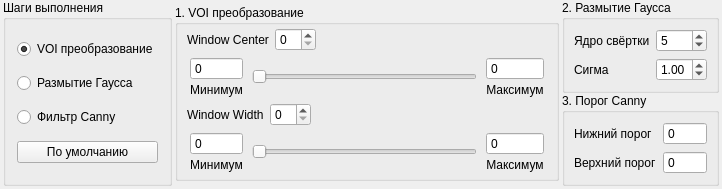
<?xml version="1.0" encoding="UTF-8"?>
<ui version="4.0">
 <class>CannySettings</class>
 <widget class="QWidget" name="CannySettings">
  <property name="geometry">
   <rect>
    <x>0</x>
    <y>0</y>
    <width>722</width>
    <height>167</height>
   </rect>
  </property>
  <property name="sizePolicy">
   <sizepolicy hsizetype="Preferred" vsizetype="Preferred">
    <horstretch>0</horstretch>
    <verstretch>0</verstretch>
   </sizepolicy>
  </property>
  <property name="maximumSize">
   <size>
    <width>16777215</width>
    <height>16666666</height>
   </size>
  </property>
  <property name="windowTitle">
   <string>CannySettings</string>
  </property>
  <layout class="QHBoxLayout" name="horizontalLayout_8">
   <property name="spacing">
    <number>3</number>
   </property>
   <property name="leftMargin">
    <number>3</number>
   </property>
   <property name="topMargin">
    <number>0</number>
   </property>
   <property name="rightMargin">
    <number>3</number>
   </property>
   <property name="bottomMargin">
    <number>3</number>
   </property>
   <item>
    <widget class="QGroupBox" name="groupBox_4">
     <property name="title">
      <string>Шаги выполнения</string>
     </property>
     <layout class="QVBoxLayout" name="verticalLayout_2">
      <item>
       <widget class="QRadioButton" name="radioVoi">
        <property name="text">
         <string>VOI преобразование</string>
        </property>
        <property name="checked">
         <bool>true</bool>
        </property>
       </widget>
      </item>
      <item>
       <widget class="QRadioButton" name="radioGauss">
        <property name="text">
         <string>Размытие Гаусса</string>
        </property>
       </widget>
      </item>
      <item>
       <widget class="QRadioButton" name="radioCanny">
        <property name="text">
         <string>Фильтр Canny</string>
        </property>
        <property name="checked">
         <bool>false</bool>
        </property>
       </widget>
      </item>
      <item>
       <widget class="QPushButton" name="defaultButton">
        <property name="text">
         <string>По умолчанию</string>
        </property>
       </widget>
      </item>
     </layout>
    </widget>
   </item>
   <item>
    <widget class="QGroupBox" name="groupBox">
     <property name="sizePolicy">
      <sizepolicy hsizetype="MinimumExpanding" vsizetype="Fixed">
       <horstretch>0</horstretch>
       <verstretch>0</verstretch>
      </sizepolicy>
     </property>
     <property name="title">
      <string>1. VOI преобразование</string>
     </property>
     <property name="flat">
      <bool>false</bool>
     </property>
     <property name="checkable">
      <bool>false</bool>
     </property>
     <layout class="QHBoxLayout" name="horizontalLayout_7">
      <property name="spacing">
       <number>3</number>
      </property>
      <property name="sizeConstraint">
       <enum>QLayout::SetDefaultConstraint</enum>
      </property>
      <property name="leftMargin">
       <number>3</number>
      </property>
      <property name="topMargin">
       <number>3</number>
      </property>
      <property name="rightMargin">
       <number>3</number>
      </property>
      <property name="bottomMargin">
       <number>3</number>
      </property>
      <item>
       <layout class="QVBoxLayout" name="verticalLayout_7">
        <property name="spacing">
         <number>3</number>
        </property>
        <property name="sizeConstraint">
         <enum>QLayout::SetFixedSize</enum>
        </property>
        <item>
         <layout class="QHBoxLayout" name="horizontalLayout_5">
          <property name="spacing">
           <number>6</number>
          </property>
          <property name="leftMargin">
           <number>6</number>
          </property>
          <property name="topMargin">
           <number>0</number>
          </property>
          <property name="rightMargin">
           <number>6</number>
          </property>
          <property name="bottomMargin">
           <number>0</number>
          </property>
          <item>
           <widget class="QLabel" name="label">
            <property name="sizePolicy">
             <sizepolicy hsizetype="Preferred" vsizetype="Preferred">
              <horstretch>0</horstretch>
              <verstretch>0</verstretch>
             </sizepolicy>
            </property>
            <property name="text">
             <string>Window Center</string>
            </property>
           </widget>
          </item>
          <item>
           <widget class="QSpinBox" name="centerVal">
            <property name="sizePolicy">
             <sizepolicy hsizetype="Fixed" vsizetype="Preferred">
              <horstretch>0</horstretch>
              <verstretch>0</verstretch>
             </sizepolicy>
            </property>
            <property name="accelerated">
             <bool>true</bool>
            </property>
            <property name="minimum">
             <number>0</number>
            </property>
            <property name="singleStep">
             <number>1</number>
            </property>
            <property name="stepType">
             <enum>QAbstractSpinBox::DefaultStepType</enum>
            </property>
           </widget>
          </item>
          <item>
           <spacer name="horizontalSpacer">
            <property name="sizePolicy">
             <sizepolicy hsizetype="MinimumExpanding" vsizetype="Minimum">
              <horstretch>0</horstretch>
              <verstretch>0</verstretch>
             </sizepolicy>
            </property>
            <property name="orientation">
             <enum>Qt::Horizontal</enum>
            </property>
            <property name="sizeType">
             <enum>QSizePolicy::MinimumExpanding</enum>
            </property>
            <property name="sizeHint" stdset="0">
             <size>
              <width>40</width>
              <height>20</height>
             </size>
            </property>
           </spacer>
          </item>
         </layout>
        </item>
        <item>
         <layout class="QHBoxLayout" name="horizontalLayout">
          <property name="spacing">
           <number>6</number>
          </property>
          <property name="sizeConstraint">
           <enum>QLayout::SetDefaultConstraint</enum>
          </property>
          <property name="leftMargin">
           <number>6</number>
          </property>
          <property name="topMargin">
           <number>0</number>
          </property>
          <property name="rightMargin">
           <number>6</number>
          </property>
          <property name="bottomMargin">
           <number>0</number>
          </property>
          <item>
           <layout class="QVBoxLayout" name="verticalLayout">
            <property name="spacing">
             <number>3</number>
            </property>
            <property name="sizeConstraint">
             <enum>QLayout::SetMinimumSize</enum>
            </property>
            <property name="leftMargin">
             <number>3</number>
            </property>
            <property name="topMargin">
             <number>3</number>
            </property>
            <property name="rightMargin">
             <number>3</number>
            </property>
            <property name="bottomMargin">
             <number>3</number>
            </property>
            <item>
             <widget class="QSpinBox" name="centerMin">
              <property name="sizePolicy">
               <sizepolicy hsizetype="Minimum" vsizetype="Preferred">
                <horstretch>0</horstretch>
                <verstretch>0</verstretch>
               </sizepolicy>
              </property>
              <property name="buttonSymbols">
               <enum>QAbstractSpinBox::NoButtons</enum>
              </property>
              <property name="minimum">
               <number>-65535</number>
              </property>
              <property name="maximum">
               <number>65536</number>
              </property>
             </widget>
            </item>
            <item>
             <widget class="QLabel" name="label_7">
              <property name="sizePolicy">
               <sizepolicy hsizetype="Fixed" vsizetype="Preferred">
                <horstretch>0</horstretch>
                <verstretch>0</verstretch>
               </sizepolicy>
              </property>
              <property name="text">
               <string>Минимум</string>
              </property>
              <property name="alignment">
               <set>Qt::AlignCenter</set>
              </property>
             </widget>
            </item>
           </layout>
          </item>
          <item>
           <widget class="QSlider" name="centerSlider">
            <property name="sizePolicy">
             <sizepolicy hsizetype="MinimumExpanding" vsizetype="Fixed">
              <horstretch>0</horstretch>
              <verstretch>0</verstretch>
             </sizepolicy>
            </property>
            <property name="orientation">
             <enum>Qt::Horizontal</enum>
            </property>
           </widget>
          </item>
          <item>
           <layout class="QVBoxLayout" name="verticalLayout_4">
            <property name="spacing">
             <number>3</number>
            </property>
            <property name="sizeConstraint">
             <enum>QLayout::SetMinimumSize</enum>
            </property>
            <property name="leftMargin">
             <number>3</number>
            </property>
            <property name="topMargin">
             <number>3</number>
            </property>
            <property name="rightMargin">
             <number>3</number>
            </property>
            <property name="bottomMargin">
             <number>3</number>
            </property>
            <item>
             <widget class="QSpinBox" name="centerMax">
              <property name="sizePolicy">
               <sizepolicy hsizetype="Minimum" vsizetype="Preferred">
                <horstretch>0</horstretch>
                <verstretch>0</verstretch>
               </sizepolicy>
              </property>
              <property name="buttonSymbols">
               <enum>QAbstractSpinBox::NoButtons</enum>
              </property>
              <property name="minimum">
               <number>-65535</number>
              </property>
              <property name="maximum">
               <number>65536</number>
              </property>
             </widget>
            </item>
            <item>
             <widget class="QLabel" name="label_8">
              <property name="sizePolicy">
               <sizepolicy hsizetype="Fixed" vsizetype="Preferred">
                <horstretch>0</horstretch>
                <verstretch>0</verstretch>
               </sizepolicy>
              </property>
              <property name="text">
               <string>Максимум</string>
              </property>
              <property name="alignment">
               <set>Qt::AlignCenter</set>
              </property>
             </widget>
            </item>
           </layout>
          </item>
         </layout>
        </item>
        <item>
         <layout class="QHBoxLayout" name="horizontalLayout_6">
          <property name="leftMargin">
           <number>6</number>
          </property>
          <property name="rightMargin">
           <number>6</number>
          </property>
          <item>
           <widget class="QLabel" name="label_2">
            <property name="sizePolicy">
             <sizepolicy hsizetype="Preferred" vsizetype="Preferred">
              <horstretch>0</horstretch>
              <verstretch>0</verstretch>
             </sizepolicy>
            </property>
            <property name="text">
             <string>Window Width</string>
            </property>
           </widget>
          </item>
          <item>
           <widget class="QSpinBox" name="widthVal">
            <property name="sizePolicy">
             <sizepolicy hsizetype="Minimum" vsizetype="Maximum">
              <horstretch>0</horstretch>
              <verstretch>0</verstretch>
             </sizepolicy>
            </property>
            <property name="accelerated">
             <bool>true</bool>
            </property>
            <property name="stepType">
             <enum>QAbstractSpinBox::DefaultStepType</enum>
            </property>
           </widget>
          </item>
          <item>
           <spacer name="horizontalSpacer_2">
            <property name="sizePolicy">
             <sizepolicy hsizetype="MinimumExpanding" vsizetype="Minimum">
              <horstretch>0</horstretch>
              <verstretch>0</verstretch>
             </sizepolicy>
            </property>
            <property name="orientation">
             <enum>Qt::Horizontal</enum>
            </property>
            <property name="sizeType">
             <enum>QSizePolicy::MinimumExpanding</enum>
            </property>
            <property name="sizeHint" stdset="0">
             <size>
              <width>40</width>
              <height>20</height>
             </size>
            </property>
           </spacer>
          </item>
         </layout>
        </item>
        <item>
         <layout class="QHBoxLayout" name="horizontalLayout_4">
          <property name="spacing">
           <number>6</number>
          </property>
          <property name="sizeConstraint">
           <enum>QLayout::SetDefaultConstraint</enum>
          </property>
          <property name="leftMargin">
           <number>6</number>
          </property>
          <property name="topMargin">
           <number>0</number>
          </property>
          <property name="rightMargin">
           <number>6</number>
          </property>
          <property name="bottomMargin">
           <number>0</number>
          </property>
          <item>
           <layout class="QVBoxLayout" name="verticalLayout_5">
            <property name="spacing">
             <number>3</number>
            </property>
            <property name="sizeConstraint">
             <enum>QLayout::SetMinimumSize</enum>
            </property>
            <property name="leftMargin">
             <number>3</number>
            </property>
            <property name="topMargin">
             <number>3</number>
            </property>
            <property name="rightMargin">
             <number>3</number>
            </property>
            <property name="bottomMargin">
             <number>3</number>
            </property>
            <item>
             <widget class="QSpinBox" name="widthMin">
              <property name="sizePolicy">
               <sizepolicy hsizetype="Minimum" vsizetype="Preferred">
                <horstretch>0</horstretch>
                <verstretch>0</verstretch>
               </sizepolicy>
              </property>
              <property name="buttonSymbols">
               <enum>QAbstractSpinBox::NoButtons</enum>
              </property>
              <property name="minimum">
               <number>-65535</number>
              </property>
              <property name="maximum">
               <number>65536</number>
              </property>
             </widget>
            </item>
            <item>
             <widget class="QLabel" name="label_9">
              <property name="sizePolicy">
               <sizepolicy hsizetype="Fixed" vsizetype="Preferred">
                <horstretch>0</horstretch>
                <verstretch>0</verstretch>
               </sizepolicy>
              </property>
              <property name="text">
               <string>Минимум</string>
              </property>
              <property name="alignment">
               <set>Qt::AlignCenter</set>
              </property>
             </widget>
            </item>
           </layout>
          </item>
          <item>
           <widget class="QSlider" name="widthSlider">
            <property name="sizePolicy">
             <sizepolicy hsizetype="MinimumExpanding" vsizetype="Fixed">
              <horstretch>0</horstretch>
              <verstretch>0</verstretch>
             </sizepolicy>
            </property>
            <property name="orientation">
             <enum>Qt::Horizontal</enum>
            </property>
           </widget>
          </item>
          <item>
           <layout class="QVBoxLayout" name="verticalLayout_6">
            <property name="spacing">
             <number>3</number>
            </property>
            <property name="sizeConstraint">
             <enum>QLayout::SetMinimumSize</enum>
            </property>
            <property name="leftMargin">
             <number>3</number>
            </property>
            <property name="topMargin">
             <number>3</number>
            </property>
            <property name="rightMargin">
             <number>3</number>
            </property>
            <property name="bottomMargin">
             <number>3</number>
            </property>
            <item>
             <widget class="QSpinBox" name="widthMax">
              <property name="sizePolicy">
               <sizepolicy hsizetype="Minimum" vsizetype="Preferred">
                <horstretch>0</horstretch>
                <verstretch>0</verstretch>
               </sizepolicy>
              </property>
              <property name="buttonSymbols">
               <enum>QAbstractSpinBox::NoButtons</enum>
              </property>
              <property name="minimum">
               <number>-65535</number>
              </property>
              <property name="maximum">
               <number>65536</number>
              </property>
             </widget>
            </item>
            <item>
             <widget class="QLabel" name="label_10">
              <property name="sizePolicy">
               <sizepolicy hsizetype="Fixed" vsizetype="Preferred">
                <horstretch>0</horstretch>
                <verstretch>0</verstretch>
               </sizepolicy>
              </property>
              <property name="text">
               <string>Максимум</string>
              </property>
              <property name="alignment">
               <set>Qt::AlignCenter</set>
              </property>
             </widget>
            </item>
           </layout>
          </item>
         </layout>
        </item>
       </layout>
      </item>
     </layout>
    </widget>
   </item>
   <item>
    <widget class="QWidget" name="widget" native="true">
     <property name="sizePolicy">
      <sizepolicy hsizetype="Fixed" vsizetype="Preferred">
       <horstretch>0</horstretch>
       <verstretch>0</verstretch>
      </sizepolicy>
     </property>
     <layout class="QVBoxLayout" name="verticalLayout_3">
      <property name="spacing">
       <number>0</number>
      </property>
      <property name="leftMargin">
       <number>0</number>
      </property>
      <property name="topMargin">
       <number>0</number>
      </property>
      <property name="rightMargin">
       <number>0</number>
      </property>
      <property name="bottomMargin">
       <number>0</number>
      </property>
      <item>
       <widget class="QGroupBox" name="groupBox_2">
        <property name="sizePolicy">
         <sizepolicy hsizetype="Preferred" vsizetype="Preferred">
          <horstretch>0</horstretch>
          <verstretch>0</verstretch>
         </sizepolicy>
        </property>
        <property name="title">
         <string>2. Размытие Гаусса</string>
        </property>
        <property name="flat">
         <bool>false</bool>
        </property>
        <property name="checkable">
         <bool>false</bool>
        </property>
        <layout class="QHBoxLayout" name="horizontalLayout_2">
         <property name="spacing">
          <number>3</number>
         </property>
         <property name="sizeConstraint">
          <enum>QLayout::SetDefaultConstraint</enum>
         </property>
         <property name="leftMargin">
          <number>3</number>
         </property>
         <property name="topMargin">
          <number>3</number>
         </property>
         <property name="rightMargin">
          <number>3</number>
         </property>
         <property name="bottomMargin">
          <number>3</number>
         </property>
         <item>
          <layout class="QFormLayout" name="formLayout">
           <property name="sizeConstraint">
            <enum>QLayout::SetDefaultConstraint</enum>
           </property>
           <property name="leftMargin">
            <number>6</number>
           </property>
           <property name="topMargin">
            <number>6</number>
           </property>
           <property name="rightMargin">
            <number>6</number>
           </property>
           <property name="bottomMargin">
            <number>6</number>
           </property>
           <item row="0" column="0">
            <widget class="QLabel" name="label_3">
             <property name="sizePolicy">
              <sizepolicy hsizetype="Preferred" vsizetype="Preferred">
               <horstretch>0</horstretch>
               <verstretch>0</verstretch>
              </sizepolicy>
             </property>
             <property name="text">
              <string>Ядро свёртки</string>
             </property>
            </widget>
           </item>
           <item row="0" column="1">
            <widget class="QSpinBox" name="gaussKernel">
             <property name="sizePolicy">
              <sizepolicy hsizetype="Preferred" vsizetype="Preferred">
               <horstretch>0</horstretch>
               <verstretch>0</verstretch>
              </sizepolicy>
             </property>
             <property name="maximumSize">
              <size>
               <width>16777215</width>
               <height>16777215</height>
              </size>
             </property>
             <property name="minimum">
              <number>1</number>
             </property>
             <property name="maximum">
              <number>15</number>
             </property>
             <property name="singleStep">
              <number>2</number>
             </property>
             <property name="value">
              <number>5</number>
             </property>
            </widget>
           </item>
           <item row="1" column="0">
            <widget class="QLabel" name="label_4">
             <property name="sizePolicy">
              <sizepolicy hsizetype="Preferred" vsizetype="Preferred">
               <horstretch>0</horstretch>
               <verstretch>0</verstretch>
              </sizepolicy>
             </property>
             <property name="text">
              <string>Сигма</string>
             </property>
            </widget>
           </item>
           <item row="1" column="1">
            <widget class="QDoubleSpinBox" name="gaussSigma">
             <property name="sizePolicy">
              <sizepolicy hsizetype="Preferred" vsizetype="Preferred">
               <horstretch>0</horstretch>
               <verstretch>0</verstretch>
              </sizepolicy>
             </property>
             <property name="maximumSize">
              <size>
               <width>16777215</width>
               <height>16777215</height>
              </size>
             </property>
             <property name="maximum">
              <double>5.000000000000000</double>
             </property>
             <property name="singleStep">
              <double>0.050000000000000</double>
             </property>
             <property name="stepType">
              <enum>QAbstractSpinBox::AdaptiveDecimalStepType</enum>
             </property>
             <property name="value">
              <double>1.000000000000000</double>
             </property>
            </widget>
           </item>
          </layout>
         </item>
        </layout>
       </widget>
      </item>
      <item>
       <widget class="QGroupBox" name="groupBox_3">
        <property name="sizePolicy">
         <sizepolicy hsizetype="Preferred" vsizetype="Preferred">
          <horstretch>0</horstretch>
          <verstretch>0</verstretch>
         </sizepolicy>
        </property>
        <property name="title">
         <string>3. Порог Canny</string>
        </property>
        <property name="flat">
         <bool>false</bool>
        </property>
        <property name="checkable">
         <bool>false</bool>
        </property>
        <layout class="QHBoxLayout" name="horizontalLayout_3">
         <property name="spacing">
          <number>3</number>
         </property>
         <property name="sizeConstraint">
          <enum>QLayout::SetDefaultConstraint</enum>
         </property>
         <property name="leftMargin">
          <number>3</number>
         </property>
         <property name="topMargin">
          <number>3</number>
         </property>
         <property name="rightMargin">
          <number>3</number>
         </property>
         <property name="bottomMargin">
          <number>3</number>
         </property>
         <item>
          <layout class="QFormLayout" name="formLayout_2">
           <property name="sizeConstraint">
            <enum>QLayout::SetDefaultConstraint</enum>
           </property>
           <property name="leftMargin">
            <number>6</number>
           </property>
           <property name="topMargin">
            <number>6</number>
           </property>
           <property name="rightMargin">
            <number>6</number>
           </property>
           <property name="bottomMargin">
            <number>6</number>
           </property>
           <item row="0" column="0">
            <widget class="QLabel" name="label_5">
             <property name="sizePolicy">
              <sizepolicy hsizetype="Preferred" vsizetype="Preferred">
               <horstretch>0</horstretch>
               <verstretch>0</verstretch>
              </sizepolicy>
             </property>
             <property name="text">
              <string>Нижний порог</string>
             </property>
            </widget>
           </item>
           <item row="0" column="1">
            <widget class="QSpinBox" name="cannyLow">
             <property name="sizePolicy">
              <sizepolicy hsizetype="Preferred" vsizetype="Preferred">
               <horstretch>0</horstretch>
               <verstretch>0</verstretch>
              </sizepolicy>
             </property>
             <property name="maximumSize">
              <size>
               <width>16777215</width>
               <height>16777215</height>
              </size>
             </property>
             <property name="buttonSymbols">
              <enum>QAbstractSpinBox::NoButtons</enum>
             </property>
             <property name="minimum">
              <number>0</number>
             </property>
             <property name="maximum">
              <number>255</number>
             </property>
            </widget>
           </item>
           <item row="1" column="0">
            <widget class="QLabel" name="label_6">
             <property name="sizePolicy">
              <sizepolicy hsizetype="Preferred" vsizetype="Preferred">
               <horstretch>0</horstretch>
               <verstretch>0</verstretch>
              </sizepolicy>
             </property>
             <property name="text">
              <string>Верхний порог</string>
             </property>
            </widget>
           </item>
           <item row="1" column="1">
            <widget class="QSpinBox" name="cannyHigh">
             <property name="sizePolicy">
              <sizepolicy hsizetype="Preferred" vsizetype="Preferred">
               <horstretch>0</horstretch>
               <verstretch>0</verstretch>
              </sizepolicy>
             </property>
             <property name="maximumSize">
              <size>
               <width>16777215</width>
               <height>16777215</height>
              </size>
             </property>
             <property name="buttonSymbols">
              <enum>QAbstractSpinBox::NoButtons</enum>
             </property>
             <property name="minimum">
              <number>0</number>
             </property>
             <property name="maximum">
              <number>255</number>
             </property>
            </widget>
           </item>
          </layout>
         </item>
        </layout>
       </widget>
      </item>
     </layout>
    </widget>
   </item>
  </layout>
 </widget>
 <layoutdefault spacing="6" margin="11"/>
 <resources/>
 <connections>
  <connection>
   <sender>centerMin</sender>
   <signal>valueChanged(int)</signal>
   <receiver>CannySettings</receiver>
   <slot>setVOICenterMinimum(int)</slot>
   <hints>
    <hint type="sourcelabel">
     <x>60</x>
     <y>66</y>
    </hint>
    <hint type="destinationlabel">
     <x>77</x>
     <y>166</y>
    </hint>
   </hints>
  </connection>
  <connection>
   <sender>centerMax</sender>
   <signal>valueChanged(int)</signal>
   <receiver>CannySettings</receiver>
   <slot>setVOICenterMaximum(int)</slot>
   <hints>
    <hint type="sourcelabel">
     <x>408</x>
     <y>66</y>
    </hint>
    <hint type="destinationlabel">
     <x>546</x>
     <y>166</y>
    </hint>
   </hints>
  </connection>
  <connection>
   <sender>widthMin</sender>
   <signal>valueChanged(int)</signal>
   <receiver>CannySettings</receiver>
   <slot>setVOIWidthMinimum(int)</slot>
   <hints>
    <hint type="sourcelabel">
     <x>60</x>
     <y>138</y>
    </hint>
    <hint type="destinationlabel">
     <x>83</x>
     <y>166</y>
    </hint>
   </hints>
  </connection>
  <connection>
   <sender>widthMax</sender>
   <signal>valueChanged(int)</signal>
   <receiver>CannySettings</receiver>
   <slot>setVOIWidthMaximum(int)</slot>
   <hints>
    <hint type="sourcelabel">
     <x>408</x>
     <y>138</y>
    </hint>
    <hint type="destinationlabel">
     <x>537</x>
     <y>166</y>
    </hint>
   </hints>
  </connection>
  <connection>
   <sender>centerSlider</sender>
   <signal>valueChanged(int)</signal>
   <receiver>centerVal</receiver>
   <slot>setValue(int)</slot>
   <hints>
    <hint type="sourcelabel">
     <x>184</x>
     <y>75</y>
    </hint>
    <hint type="destinationlabel">
     <x>130</x>
     <y>38</y>
    </hint>
   </hints>
  </connection>
  <connection>
   <sender>centerVal</sender>
   <signal>valueChanged(int)</signal>
   <receiver>centerSlider</receiver>
   <slot>setValue(int)</slot>
   <hints>
    <hint type="sourcelabel">
     <x>130</x>
     <y>38</y>
    </hint>
    <hint type="destinationlabel">
     <x>243</x>
     <y>75</y>
    </hint>
   </hints>
  </connection>
  <connection>
   <sender>widthVal</sender>
   <signal>valueChanged(int)</signal>
   <receiver>widthSlider</receiver>
   <slot>setValue(int)</slot>
   <hints>
    <hint type="sourcelabel">
     <x>125</x>
     <y>110</y>
    </hint>
    <hint type="destinationlabel">
     <x>247</x>
     <y>147</y>
    </hint>
   </hints>
  </connection>
  <connection>
   <sender>widthSlider</sender>
   <signal>valueChanged(int)</signal>
   <receiver>widthVal</receiver>
   <slot>setValue(int)</slot>
   <hints>
    <hint type="sourcelabel">
     <x>226</x>
     <y>147</y>
    </hint>
    <hint type="destinationlabel">
     <x>125</x>
     <y>110</y>
    </hint>
   </hints>
  </connection>
  <connection>
   <sender>centerVal</sender>
   <signal>valueChanged(int)</signal>
   <receiver>CannySettings</receiver>
   <slot>emitSettingsChanged()</slot>
   <hints>
    <hint type="sourcelabel">
     <x>109</x>
     <y>23</y>
    </hint>
    <hint type="destinationlabel">
     <x>0</x>
     <y>26</y>
    </hint>
   </hints>
  </connection>
  <connection>
   <sender>widthVal</sender>
   <signal>valueChanged(int)</signal>
   <receiver>CannySettings</receiver>
   <slot>emitSettingsChanged()</slot>
   <hints>
    <hint type="sourcelabel">
     <x>103</x>
     <y>97</y>
    </hint>
    <hint type="destinationlabel">
     <x>2</x>
     <y>77</y>
    </hint>
   </hints>
  </connection>
  <connection>
   <sender>gaussKernel</sender>
   <signal>valueChanged(int)</signal>
   <receiver>CannySettings</receiver>
   <slot>emitSettingsChanged()</slot>
   <hints>
    <hint type="sourcelabel">
     <x>540</x>
     <y>37</y>
    </hint>
    <hint type="destinationlabel">
     <x>540</x>
     <y>237</y>
    </hint>
   </hints>
  </connection>
  <connection>
   <sender>gaussSigma</sender>
   <signal>valueChanged(double)</signal>
   <receiver>CannySettings</receiver>
   <slot>emitSettingsChanged()</slot>
   <hints>
    <hint type="sourcelabel">
     <x>527</x>
     <y>60</y>
    </hint>
    <hint type="destinationlabel">
     <x>553</x>
     <y>259</y>
    </hint>
   </hints>
  </connection>
  <connection>
   <sender>cannyLow</sender>
   <signal>valueChanged(int)</signal>
   <receiver>CannySettings</receiver>
   <slot>emitSettingsChanged()</slot>
   <hints>
    <hint type="sourcelabel">
     <x>552</x>
     <y>112</y>
    </hint>
    <hint type="destinationlabel">
     <x>563</x>
     <y>246</y>
    </hint>
   </hints>
  </connection>
  <connection>
   <sender>cannyHigh</sender>
   <signal>valueChanged(int)</signal>
   <receiver>CannySettings</receiver>
   <slot>emitSettingsChanged()</slot>
   <hints>
    <hint type="sourcelabel">
     <x>556</x>
     <y>141</y>
    </hint>
    <hint type="destinationlabel">
     <x>452</x>
     <y>208</y>
    </hint>
   </hints>
  </connection>
  <connection>
   <sender>radioVoi</sender>
   <signal>clicked()</signal>
   <receiver>CannySettings</receiver>
   <slot>emitSettingsChanged()</slot>
   <hints>
    <hint type="sourcelabel">
     <x>669</x>
     <y>35</y>
    </hint>
    <hint type="destinationlabel">
     <x>763</x>
     <y>40</y>
    </hint>
   </hints>
  </connection>
  <connection>
   <sender>radioGauss</sender>
   <signal>clicked()</signal>
   <receiver>CannySettings</receiver>
   <slot>emitSettingsChanged()</slot>
   <hints>
    <hint type="sourcelabel">
     <x>656</x>
     <y>65</y>
    </hint>
    <hint type="destinationlabel">
     <x>791</x>
     <y>82</y>
    </hint>
   </hints>
  </connection>
  <connection>
   <sender>radioCanny</sender>
   <signal>clicked()</signal>
   <receiver>CannySettings</receiver>
   <slot>emitSettingsChanged()</slot>
   <hints>
    <hint type="sourcelabel">
     <x>639</x>
     <y>99</y>
    </hint>
    <hint type="destinationlabel">
     <x>838</x>
     <y>111</y>
    </hint>
   </hints>
  </connection>
 </connections>
 <slots>
  <slot>setVOICenterMinimum(int)</slot>
  <slot>setVOICenterMaximum(int)</slot>
  <slot>setVOIWidthMinimum(int)</slot>
  <slot>setVOIWidthMaximum(int)</slot>
  <slot>emitSettingsChanged()</slot>
 </slots>
</ui>
